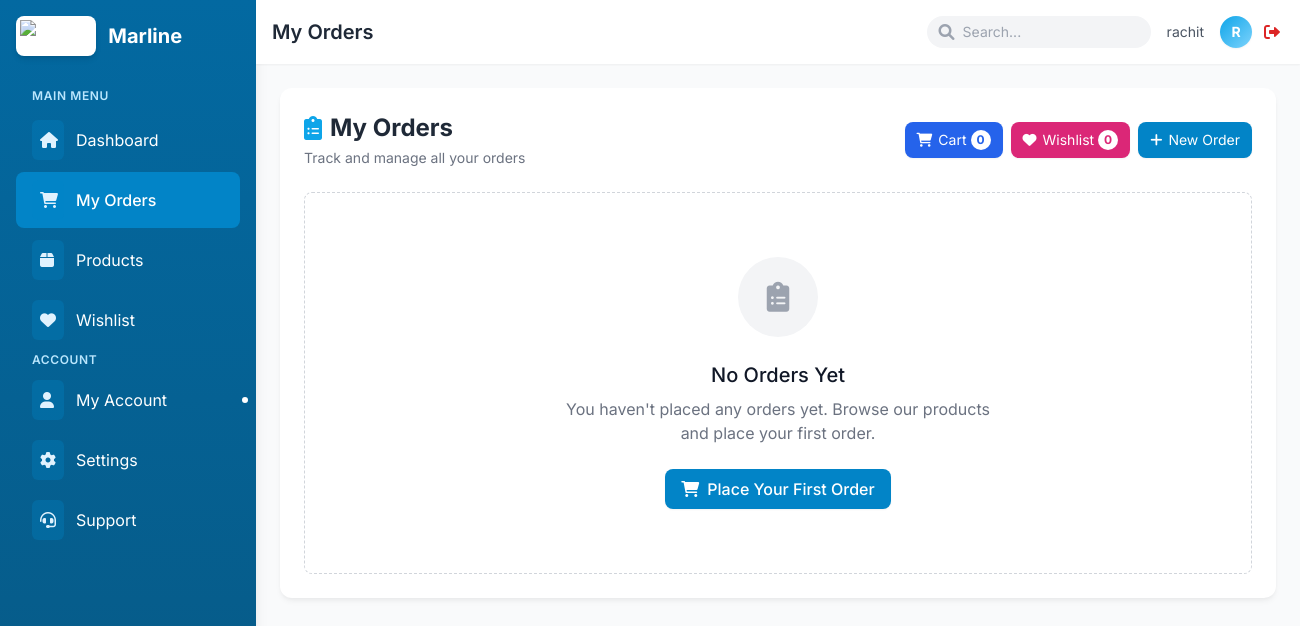
The page /inventory/orders/ (signed in) on the database as committed earlier.
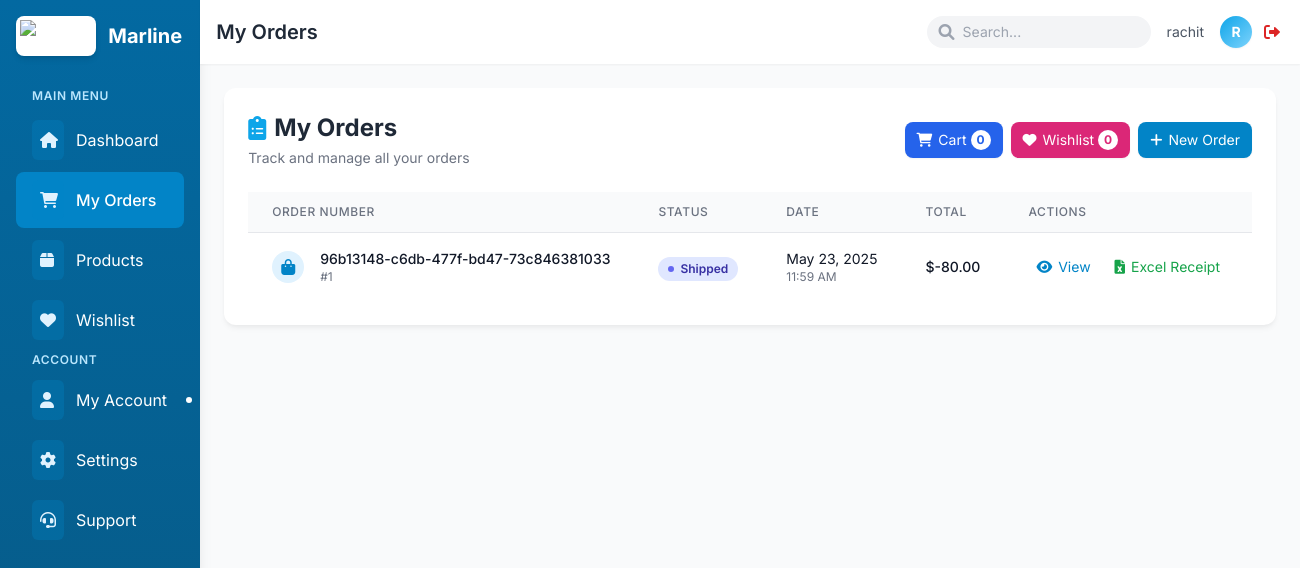
The same page on the database as committed later.
### Inventory/models.py (models this page shows)
class Order(models.Model):
    STATUS_CHOICES = [
        ('pending', 'Pending'),
        ('processing', 'Processing'),
        ('shipped', 'Shipped'),
        ('delivered', 'Delivered'),
        ('cancelled', 'Cancelled'),
    ]
    order_number = models.CharField(max_length=50, unique=True, default=uuid.uuid4)
    customer = models.ForeignKey(CustomUser, on_delete=models.CASCADE)
    products = models.ManyToManyField(Product, through='OrderItem')
    total_amount = models.DecimalField(max_digits=10, decimal_places=2)
    status = models.CharField(max_length=20, choices=STATUS_CHOICES, default='pending')
    created_at = models.DateTimeField(auto_now_add=True)
    updated_at = models.DateTimeField(auto_now=True)
    assigned_staff = models.ForeignKey('user.CustomUser', on_delete=models.SET_NULL, null=True, blank=True, related_name='assigned_orders')
    PAYMENT_METHOD_CHOICES = [
        ('cash_on_delivery', 'Cash on Delivery'),
        ('khalti', 'Khalti Digital Wallet'),
        ('credit_card', 'Credit/Debit Card'),
    ]
    PAYMENT_STATUS_CHOICES = [
        ('pending', 'Pending'),
        ('paid', 'Paid'),
        ('failed', 'Failed'),
        ('refunded', 'Refunded'),
    ]
    payment_method = models.CharField(
        max_length=20,
        choices=PAYMENT_METHOD_CHOICES,
        default='cash_on_delivery'
    )
    payment_status = models.CharField(
        max_length=10,
        choices=PAYMENT_STATUS_CHOICES,
        default='pending'
    )
    payment_details = models.CharField(max_length=255, blank=True, null=True)
    payment_date = models.DateTimeField(null=True, blank=True)

### Inventory/views.py (the view, shortened to what this page needs)
# urls.py: path('orders/', views.order_list, name='order_list'),
@login_required
def order_list(request):
    if request.user.role == 'customer':
        orders = Order.objects.filter(customer=request.user)
        products = Product.objects.all()
        cart, _ = Cart.objects.get_or_create(user=request.user)
        wishlist, _ = Wishlist.objects.get_or_create(user=request.user)
        context = {
            'orders': orders,
            'products': products,
            'cart': cart,
            'wishlist': wishlist
        }
        return render(request, 'order_list.html', context)
    elif request.user.role in ['admin', 'super_admin']:
        orders = Order.objects.all()
        return render(request, 'order_list.html', {'orders': orders})
    else:
        return HttpResponseForbidden("You are not authorized to view this page")

### templates/order_list.html (shortened to what the changed rows need)
{% extends "base_customer.html" %}
{% load static %}
{% block page_title %}My Orders{% endblock %}
{% block content %}
<div class="space-y-8">
    <div class="bg-white rounded-xl shadow-soft p-6 animate-fade-in">
        <div class="flex flex-col md:flex-row md:items-center md:justify-between mb-6">
            <div>
                <h2 class="text-2xl font-bold text-gray-800 flex items-center">
                    <i class="fas fa-clipboard-list text-primary-500 mr-2"></i>
                    My Orders
                </h2>
            </div>
        </div>
        {% if orders %}
            <div class="overflow-x-auto">
                <table class="w-full">
                    <thead class="bg-gray-50 border-b border-gray-200">
                        <tr>
                            <th scope="col" class="px-6 py-3 text-left text-xs font-medium text-gray-500 uppercase tracking-wider">Order Number</th>
                            <th scope="col" class="px-6 py-3 text-left text-xs font-medium text-gray-500 uppercase tracking-wider">Status</th>
                            <th scope="col" class="px-6 py-3 text-left text-xs font-medium text-gray-500 uppercase tracking-wider">Date</th>
                            <th scope="col" class="px-6 py-3 text-left text-xs font-medium text-gray-500 uppercase tracking-wider">Total</th>
                            <th scope="col" class="px-6 py-3 text-left text-xs font-medium text-gray-500 uppercase tracking-wider">Actions</th>
                        </tr>
                    </thead>
                    <tbody class="bg-white divide-y divide-gray-100">
                        {% for order in orders %}
                        <tr class="hover:bg-gray-50 transition-colors">
                            <td class="px-6 py-4 whitespace-nowrap">
                                <div class="flex items-center">
                                    <div class="flex-shrink-0 w-8 h-8 bg-primary-100 rounded-full flex items-center justify-center">
                                        <i class="fas fa-shopping-bag text-primary-600"></i>
                                    </div>
                                    <div class="ml-4">
                                        <div class="text-sm font-medium text-gray-900">{{ order.order_number }}</div>
                                        <div class="text-xs text-gray-500">#{{ order.id }}</div>
                                    </div>
                                </div>
                            </td>
                            <td class="px-6 py-4 whitespace-nowrap">
                                <span class="px-2.5 py-0.5 inline-flex text-xs leading-5 font-semibold rounded-full items-center
                                    {% if order.status == 'pending' %}bg-yellow-100 text-yellow-800
                                    {% elif order.status == 'processing' %}bg-blue-100 text-blue-800
                                    {% elif order.status == 'shipped' %}bg-indigo-100 text-indigo-800
                                    {% elif order.status == 'delivered' %}bg-green-100 text-green-800
                                    {% elif order.status == 'cancelled' %}bg-red-100 text-red-800
                                    {% else %}bg-gray-100 text-gray-800{% endif %}">
                                    <span class="w-1.5 h-1.5 mr-1.5 rounded-full
                                        {% if order.status == 'pending' %}bg-yellow-500
                                        {% elif order.status == 'processing' %}bg-blue-500
                                        {% elif order.status == 'shipped' %}bg-indigo-500
                                        {% elif order.status == 'delivered' %}bg-green-500
                                        {% elif order.status == 'cancelled' %}bg-red-500
                                        {% else %}bg-gray-500{% endif %}">
                                    </span>
                                    {{ order.status|title }}
                                </span>
                            </td>
                            <td class="px-6 py-4 whitespace-nowrap">
                                <div class="text-sm text-gray-900">{{ order.created_at|date:"M d, Y" }}</div>
                                <div class="text-xs text-gray-500">{{ order.created_at|time:"h:i A" }}</div>
                            </td>
                            <td class="px-6 py-4 whitespace-nowrap text-sm font-medium text-gray-900">
                                ${{ order.total_amount|floatformat:2 }}
                            </td>
                            <td class="px-6 py-4 whitespace-nowrap text-sm">
                                <div class="flex space-x-2">
                                    <a href="{% url 'order_detail' order.id %}" class="text-primary-600 hover:text-primary-800 px-2 py-1 rounded hover:bg-primary-50 transition-colors flex items-center">
                                        <i class="fas fa-eye mr-1.5"></i> View
                                    </a>
                                    <a href="{% url 'download_receipt' order.id %}" class="text-green-600 hover:text-green-800 px-2 py-1 rounded hover:bg-green-50 transition-colors flex items-center cursor-pointer"
                                       onclick="showDownloadToast('{{ order.order_number }}'); return true;">
                                        <i class="fas fa-file-excel mr-1.5"></i> Excel Receipt
                                    </a>
                                </div>
                            </td>
                        </tr>
                        {% endfor %}
                    </tbody>
                </table>
            </div>
        {% else %}
            <div class="text-center py-16 border border-dashed border-gray-300 rounded-lg">
                <div class="bg-gray-100 w-20 h-20 mx-auto mb-6 rounded-full flex items-center justify-center">
                    <i class="fas fa-clipboard-list text-gray-400 text-3xl"></i>
                </div>
                <h3 class="text-xl font-medium text-gray-900 mb-2">No Orders Yet</h3>
                <p class="text-gray-500 max-w-md mx-auto mb-6">You haven't placed any orders yet. Browse our products and place your first order.</p>
                <a href="#place-order" class="inline-flex items-center px-4 py-2 bg-primary-600 hover:bg-primary-700 text-white font-medium rounded-lg shadow-sm transition-colors">
                    <i class="fas fa-shopping-cart mr-2"></i> Place Your First Order
                </a>
            </div>
        {% endif %}
    </div>
</div>
{% endblock %}

Rows that differ between the two databases and show on the page:
added Order: order_number "96b13148-c6db-477f-bd47-73c846381033", id "1", status "Shipped", created_at "May 23, 2025", created_at "11:59 AM", total_amount "-80.00"
Other text that changed with them:
text no longer shown: "No Orders Yet You haven't placed any orders yet. Browse our products and place your first order. Place Your First Order"
text now shown: "ORDER NUMBER STATUS DATE TOTAL ACTIONS"
